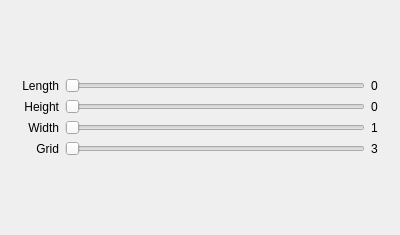
<?xml version="1.0" encoding="UTF-8"?>
<ui version="4.0">
 <class>sineWidgetWIndow</class>
 <widget class="QMainWindow" name="sineWidgetWIndow">
  <property name="geometry">
   <rect>
    <x>0</x>
    <y>0</y>
    <width>400</width>
    <height>235</height>
   </rect>
  </property>
  <property name="windowTitle">
   <string>Sine window</string>
  </property>
  <widget class="QWidget" name="centralwidget">
   <layout class="QVBoxLayout" name="verticalLayout_2" stretch="0,1">
    <item>
     <layout class="QGridLayout" name="gridLayout">
      <item row="1" column="1">
       <widget class="QSlider" name="hgt_sld">
        <property name="orientation">
         <enum>Qt::Horizontal</enum>
        </property>
       </widget>
      </item>
      <item row="2" column="1">
       <widget class="QSlider" name="wdt_sld">
        <property name="minimum">
         <number>1</number>
        </property>
        <property name="maximum">
         <number>25</number>
        </property>
        <property name="orientation">
         <enum>Qt::Horizontal</enum>
        </property>
       </widget>
      </item>
      <item row="2" column="0">
       <widget class="QLabel" name="label_3">
        <property name="minimumSize">
         <size>
          <width>50</width>
          <height>0</height>
         </size>
        </property>
        <property name="text">
         <string>Width</string>
        </property>
        <property name="alignment">
         <set>Qt::AlignRight|Qt::AlignTrailing|Qt::AlignVCenter</set>
        </property>
       </widget>
      </item>
      <item row="0" column="0">
       <widget class="QLabel" name="label">
        <property name="minimumSize">
         <size>
          <width>50</width>
          <height>0</height>
         </size>
        </property>
        <property name="text">
         <string>Length</string>
        </property>
        <property name="alignment">
         <set>Qt::AlignRight|Qt::AlignTrailing|Qt::AlignVCenter</set>
        </property>
       </widget>
      </item>
      <item row="0" column="1">
       <widget class="QSlider" name="len_sld">
        <property name="orientation">
         <enum>Qt::Horizontal</enum>
        </property>
       </widget>
      </item>
      <item row="1" column="0">
       <widget class="QLabel" name="label_2">
        <property name="minimumSize">
         <size>
          <width>50</width>
          <height>0</height>
         </size>
        </property>
        <property name="text">
         <string>Height</string>
        </property>
        <property name="alignment">
         <set>Qt::AlignRight|Qt::AlignTrailing|Qt::AlignVCenter</set>
        </property>
       </widget>
      </item>
      <item row="3" column="1">
       <widget class="QSlider" name="grid_sld">
        <property name="minimum">
         <number>3</number>
        </property>
        <property name="maximum">
         <number>50</number>
        </property>
        <property name="orientation">
         <enum>Qt::Horizontal</enum>
        </property>
       </widget>
      </item>
      <item row="3" column="0">
       <widget class="QLabel" name="label_4">
        <property name="minimumSize">
         <size>
          <width>50</width>
          <height>0</height>
         </size>
        </property>
        <property name="text">
         <string>Grid</string>
        </property>
        <property name="alignment">
         <set>Qt::AlignRight|Qt::AlignTrailing|Qt::AlignVCenter</set>
        </property>
       </widget>
      </item>
      <item row="0" column="2">
       <widget class="QLabel" name="label_5">
        <property name="minimumSize">
         <size>
          <width>20</width>
          <height>0</height>
         </size>
        </property>
        <property name="text">
         <string>0</string>
        </property>
       </widget>
      </item>
      <item row="1" column="2">
       <widget class="QLabel" name="label_6">
        <property name="minimumSize">
         <size>
          <width>20</width>
          <height>0</height>
         </size>
        </property>
        <property name="text">
         <string>0</string>
        </property>
       </widget>
      </item>
      <item row="2" column="2">
       <widget class="QLabel" name="label_7">
        <property name="minimumSize">
         <size>
          <width>20</width>
          <height>0</height>
         </size>
        </property>
        <property name="text">
         <string>1</string>
        </property>
       </widget>
      </item>
      <item row="3" column="2">
       <widget class="QLabel" name="label_8">
        <property name="minimumSize">
         <size>
          <width>20</width>
          <height>0</height>
         </size>
        </property>
        <property name="text">
         <string>3</string>
        </property>
       </widget>
      </item>
     </layout>
    </item>
    <item>
     <layout class="QVBoxLayout" name="sine_ly"/>
    </item>
   </layout>
  </widget>
 </widget>
 <resources/>
 <connections>
  <connection>
   <sender>len_sld</sender>
   <signal>valueChanged(int)</signal>
   <receiver>label_5</receiver>
   <slot>setNum(int)</slot>
   <hints>
    <hint type="sourcelabel">
     <x>202</x>
     <y>23</y>
    </hint>
    <hint type="destinationlabel">
     <x>255</x>
     <y>20</y>
    </hint>
   </hints>
  </connection>
  <connection>
   <sender>hgt_sld</sender>
   <signal>valueChanged(int)</signal>
   <receiver>label_6</receiver>
   <slot>setNum(int)</slot>
   <hints>
    <hint type="sourcelabel">
     <x>204</x>
     <y>52</y>
    </hint>
    <hint type="destinationlabel">
     <x>258</x>
     <y>47</y>
    </hint>
   </hints>
  </connection>
  <connection>
   <sender>wdt_sld</sender>
   <signal>valueChanged(int)</signal>
   <receiver>label_7</receiver>
   <slot>setNum(int)</slot>
   <hints>
    <hint type="sourcelabel">
     <x>192</x>
     <y>77</y>
    </hint>
    <hint type="destinationlabel">
     <x>253</x>
     <y>77</y>
    </hint>
   </hints>
  </connection>
  <connection>
   <sender>grid_sld</sender>
   <signal>valueChanged(int)</signal>
   <receiver>label_8</receiver>
   <slot>setNum(int)</slot>
   <hints>
    <hint type="sourcelabel">
     <x>213</x>
     <y>98</y>
    </hint>
    <hint type="destinationlabel">
     <x>256</x>
     <y>101</y>
    </hint>
   </hints>
  </connection>
 </connections>
</ui>
